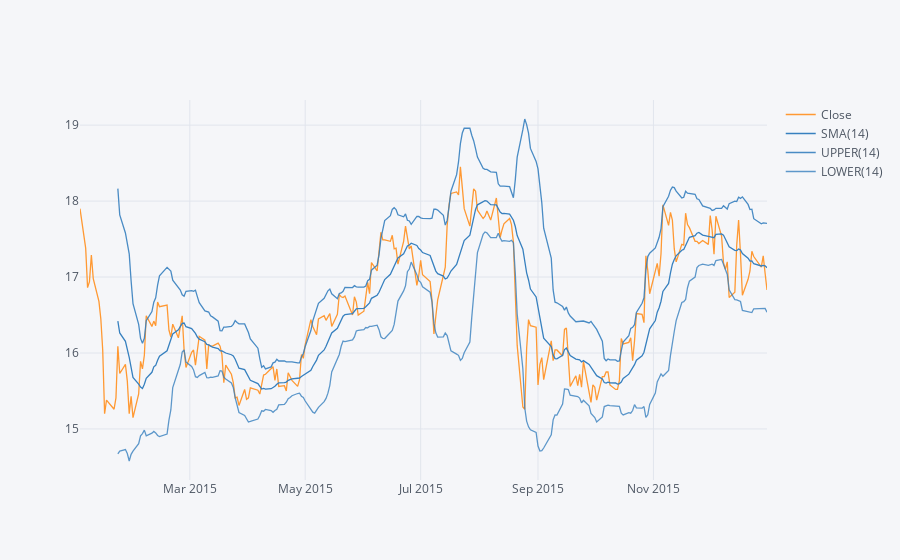

Write notebook code for a chart like this one.
### Markdown cell above
**Use .ta_plot(study='boll') to create a Bollinger Band Plot for Bank of America for the year 2015.**

### Code cell
bank_stocks['BAC'][['Close']].loc['2015-01-01':'2016-01-01'].ta_plot(study='boll')

### Figure 1 — Plotly figure (JSON) as saved in the notebook; plotly's stock layout.template omitted (floating-point values rounded to 4 significant figures; data arrays with more than 128 entries replaced by an {"elided": "..."} marker saying what was removed)
{"data": [{"line": {"color": "rgba(255, 153, 51, 1.0)", "dash": "solid", "shape": "linear", "width": 1.3}, "mode": "lines", "name": "Close", "text": "", "type": "scatter", "x": {"elided": "252 str values"}, "y": {"elided": "252 float values"}}, {"line": {"color": "rgba(55, 128, 191, 1.0)", "dash": "solid", "shape": "linear", "width": 1.3}, "mode": "lines", "name": "SMA(14)", "text": "", "type": "scatter", "x": {"elided": "252 str values"}, "y": {"elided": "252 mixed values"}}, {"line": {"color": "rgba(55, 128, 191, 0.8999999999999999)", "dash": "solid", "shape": "linear", "width": 1.3}, "mode": "lines", "name": "UPPER(14)", "text": "", "type": "scatter", "x": {"elided": "252 str values"}, "y": {"elided": "252 mixed values"}}, {"line": {"color": "rgba(55, 128, 191, 0.7999999999999998)", "dash": "solid", "shape": "linear", "width": 1.3}, "mode": "lines", "name": "LOWER(14)", "text": "", "type": "scatter", "x": {"elided": "252 str values"}, "y": {"elided": "252 mixed values"}}], "layout": {"legend": {"bgcolor": "#F5F6F9", "font": {"color": "#4D5663"}}, "paper_bgcolor": "#F5F6F9", "plot_bgcolor": "#F5F6F9", "title": {"font": {"color": "#4D5663"}}, "xaxis": {"gridcolor": "#E1E5ED", "showgrid": true, "tickfont": {"color": "#4D5663"}, "title": {"font": {"color": "#4D5663"}, "text": ""}, "zerolinecolor": "#E1E5ED"}, "yaxis": {"gridcolor": "#E1E5ED", "showgrid": true, "tickfont": {"color": "#4D5663"}, "title": {"font": {"color": "#4D5663"}, "text": ""}, "zerolinecolor": "#E1E5ED"}}}
